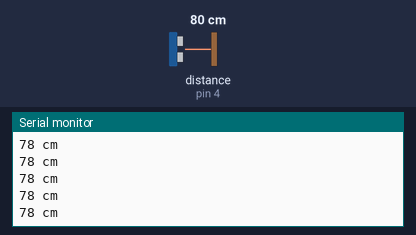
Recording of a sketch running on a simulated Arduino Uno, built with avr-gcc and run on an emulated ATmega328P. On the bench: the last lines printed to the serial monitor. Wiring (inferred from the names in the program): ultrasonic range finder: trigger pin 2; echo pin 4. The inputs (shaded band) are chosen by the test bench; at power-on: distance to the obstacle (sensor on pin 4) 80 cm. The echo pulse lasts 58.3 µs per cm.

Above: at 1.2 s.
1.3 s: distance to the obstacle (sensor on pin 4) set to 250 cm
At 1.5 s:
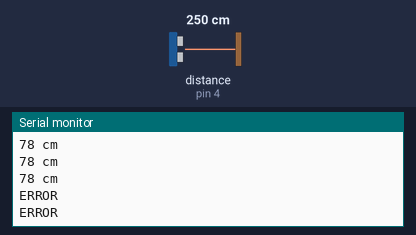
3.3 s: distance to the obstacle (sensor on pin 4) set to 299 cm
At 3.34 s:
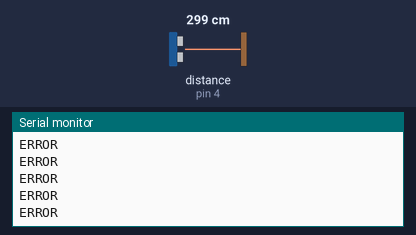

The sketch:

HC-SR501.ino
```cpp
const int pinTrig = 2;
const int pinEcho = 4;
int rangeMax = 200;
int rangeMin = 0;
long T,L;


void setup() {
  // put your setup code here, to run once:
  Serial.begin(9600);
  pinMode(pinTrig, OUTPUT);
  pinMode(pinEcho, INPUT);
}

void loop() {
  // put your main code here, to run repeatedly:
  digitalWrite(pinTrig, LOW); delayMicroseconds(2);
  digitalWrite(pinTrig, HIGH); delayMicroseconds(10);
  digitalWrite(pinTrig, LOW);

  T = pulseIn(pinEcho, HIGH);

  L = T/58.82;

  if(L >= rangeMax || L <= rangeMin) Serial.println("ERROR");
  else {Serial.print(L); Serial.println(" cm");}
  delay(100);
}
```

Measured:
- after the input at 1.3 s, the serial monitor: prints a new line after 0.08 s (image 1)
